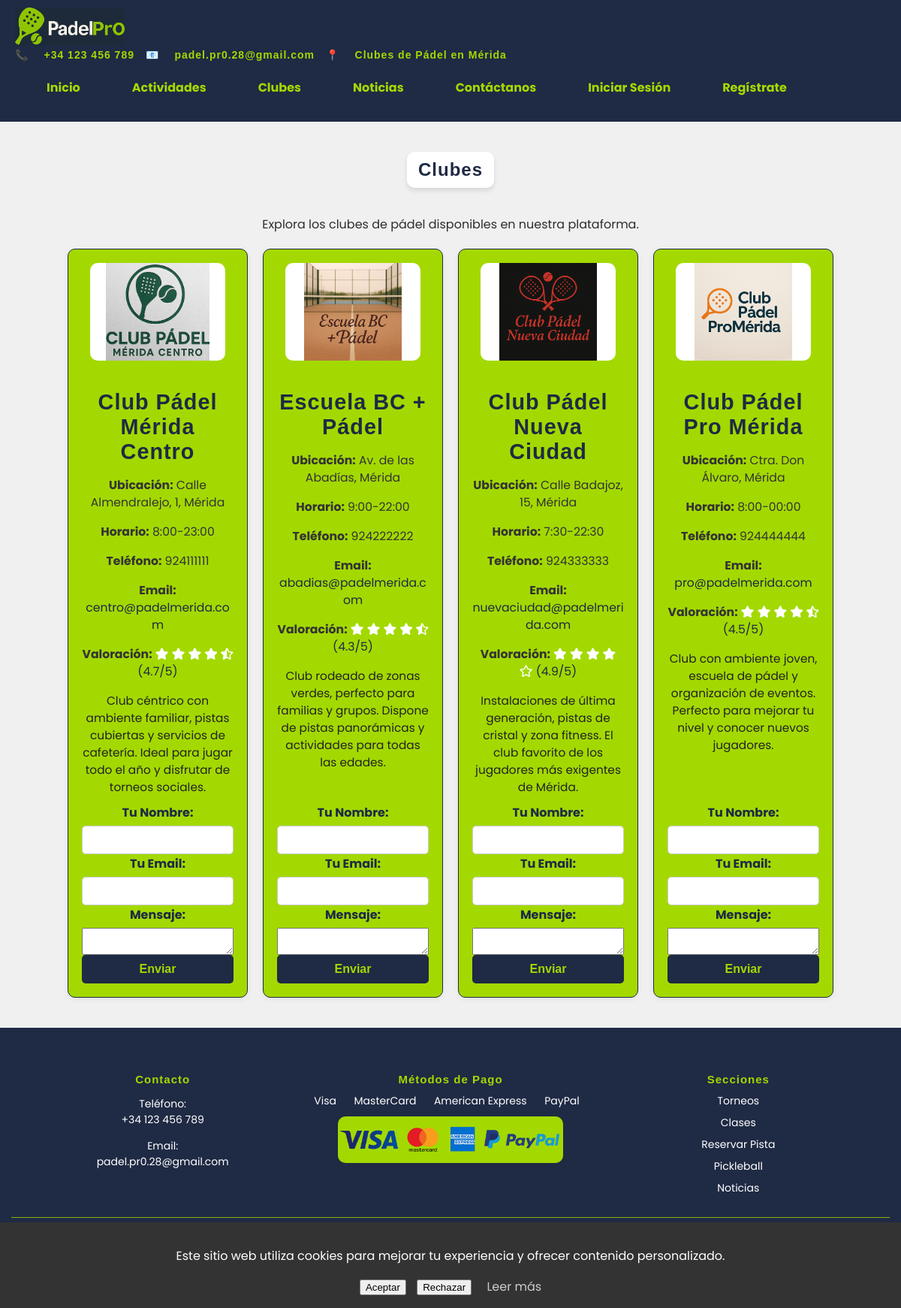
/clubes, run on the app's committed database.
### models.py (models this page shows)
class Club(db.Model):
    id = db.Column(db.Integer, primary_key=True)
    nombre = db.Column(db.String(100), nullable=False)
    ubicacion = db.Column(db.String(200), nullable=False)
    latitud = db.Column(db.Float)
    longitud = db.Column(db.Float)
    horario = db.Column(db.String(100))
    telefono = db.Column(db.String(20))
    email = db.Column(db.String(120))
    servicios = db.Column(db.Text)
    valoraciones = db.Column(db.Text)  # Guarda valoraciones como string separado por coma

### padel_app.py (the view)
@app.route('/clubes')
def clubes():
    clubes = Club.query.all()
    return render_template('clubes.html', clubes=clubes)

### padel_app.py (called while the page is built)
@app.before_request
def make_session_permanent():
    session.permanent = True

@app.context_processor
def inject_cookie_consent():
    return {'consent': request.cookies.get('cookie_consent')}

### templates/clubes.html (shortened to what this page needs)
{% extends "base.html" %}
{% block content %}
<h2 class="main-title">Clubes</h2>
<p>Explora los clubes de pádel disponibles en nuestra plataforma.</p>
<div class="club-list" style="display: flex; flex-wrap: wrap; gap: 20px; justify-content: center;">
    <div class="club" style="background:#A3D900; border:1px solid #1F2A44; border-radius:10px; padding:18px; width:240px; box-shadow:0 2px 8px #0001; display:flex; flex-direction:column; align-items:center;">
        <img src="{{ url_for('static', filename='images/PADEL_CENTRO.png') }}" alt="Imagen de {{ clubes[0].nombre }}" style="width:180px; height:130px; border-radius:10px; margin-bottom:10px; object-fit:contain; background:#fff; display:block;">
        <h3 style="margin-bottom:6px; color:#1F2A44;">{{ clubes[0].nombre }}</h3>
        <p style="font-size:0.98em; color:#333; margin-bottom:6px;"><strong>Ubicación:</strong> {{ clubes[0].ubicacion }}</p>
        <p style="font-size:0.98em; color:#333; margin-bottom:6px;"><strong>Horario:</strong> {{ clubes[0].horario or '8:00-23:00' }}</p>
        <p style="font-size:0.98em; color:#333; margin-bottom:6px;"><strong>Teléfono:</strong> {{ clubes[0].telefono }}</p>
        <p style="font-size:0.98em; color:#333; margin-bottom:6px;"><strong>Email:</strong> <a href="mailto:{{ clubes[0].email }}" style="color:#1F2A44;">{{ clubes[0].email }}</a></p>
        <p style="font-size:0.98em; color:#333; margin-bottom:6px;">
            <strong>Valoración:</strong>
            {% set estrellas = 4.7 %}
            {% set llenas = estrellas|int %}
            {% set media = 1 if estrellas - llenas >= 0.25 and estrellas - llenas < 0.75 else 0 %}
            {% set vacias = 5 - llenas - media %}
            {% for i in range(llenas) %}
                <i class="fas fa-star" style="color:#fff;"></i>
            {% endfor %}
            {% if media %}
                <i class="fas fa-star-half-alt" style="color:#fff;"></i>
            {% endif %}
            <span style="color:#1F2A44;">({{ estrellas }}/5)</span>
        </p>
        <p style="font-size:0.96em; color:#222; margin-bottom:10px;">
            Club céntrico con ambiente familiar, pistas cubiertas y servicios de cafetería. Ideal para jugar todo el año y disfrutar de torneos sociales.
        </p>
        <form method="POST" action="{{ url_for('contactar_club', club_id=clubes[0].id) }}" style="width:100%; margin-top:auto;">
            <label for="nombre1">Tu Nombre:</label>
            <input type="text" id="nombre1" name="nombre" required>
            <label for="email1">Tu Email:</label>
            <input type="email" id="email1" name="email" required>
            <label for="mensaje1">Mensaje:</label>
            <textarea id="mensaje1" name="mensaje" required></textarea>
            <button type="submit" class="btn" style="width:100%;">Enviar</button>
        </form>
    </div>
    <div class="club" style="background:#A3D900; border:1px solid #1F2A44; border-radius:10px; padding:18px; width:240px; box-shadow:0 2px 8px #0001; display:flex; flex-direction:column; align-items:center;">
        <img src="{{ url_for('static', filename='images/BC+PADEL.png') }}" alt="Imagen de {{ clubes[1].nombre }}" style="width:180px; height:130px; border-radius:10px; margin-bottom:10px; object-fit:contain; background:#fff; display:block;">
        <h3 style="margin-bottom:6px; color:#1F2A44;">{{ clubes[1].nombre }}</h3>
        <p style="font-size:0.98em; color:#333; margin-bottom:6px;"><strong>Ubicación:</strong> {{ clubes[1].ubicacion }}</p>
        <p style="font-size:0.98em; color:#333; margin-bottom:6px;"><strong>Horario:</strong> {{ clubes[1].horario or '9:00-22:00' }}</p>
        <p style="font-size:0.98em; color:#333; margin-bottom:6px;"><strong>Teléfono:</strong> {{ clubes[1].telefono }}</p>
        <p style="font-size:0.98em; color:#333; margin-bottom:6px;"><strong>Email:</strong> <a href="mailto:{{ clubes[1].email }}" style="color:#1F2A44;">{{ clubes[1].email }}</a></p>
        <p style="font-size:0.98em; color:#333; margin-bottom:6px;">
            <strong>Valoración:</strong>
            {% set estrellas = 4.3 %}
            {% set llenas = estrellas|int %}
            {% set media = 1 if estrellas - llenas >= 0.25 and estrellas - llenas < 0.75 else 0 %}
            {% set vacias = 5 - llenas - media %}
            {% for i in range(llenas) %}
                <i class="fas fa-star" style="color:#fff;"></i>
            {% endfor %}
            {% if media %}
                <i class="fas fa-star-half-alt" style="color:#fff;"></i>
            {% endif %}
            <span style="color:#1F2A44;">({{ estrellas }}/5)</span>
        </p>
        <p style="font-size:0.96em; color:#222; margin-bottom:10px;">
            Club rodeado de zonas verdes, perfecto para familias y grupos. Dispone de pistas panorámicas y actividades para todas las edades.
        </p>
        <form method="POST" action="{{ url_for('contactar_club', club_id=clubes[1].id) }}" style="width:100%; margin-top:auto;">
            <label for="nombre2">Tu Nombre:</label>
            <input type="text" id="nombre2" name="nombre" required>
            <label for="email2">Tu Email:</label>
            <input type="email" id="email2" name="email" required>
            <label for="mensaje2">Mensaje:</label>
            <textarea id="mensaje2" name="mensaje" required></textarea>
            <button type="submit" class="btn" style="width:100%;">Enviar</button>
        </form>
    </div>
    <div class="club" style="background:#A3D900; border:1px solid #1F2A44; border-radius:10px; padding:18px; width:240px; box-shadow:0 2px 8px #0001; display:flex; flex-direction:column; align-items:center;">
        <img src="{{ url_for('static', filename='images/NUEVA_CIUDAD.png') }}" alt="Imagen de {{ clubes[2].nombre }}" style="width:180px; height:130px; border-radius:10px; margin-bottom:10px; object-fit:contain; background:#fff; display:block;">
        <h3 style="margin-bottom:6px; color:#1F2A44;">{{ clubes[2].nombre }}</h3>
        <p style="font-size:0.98em; color:#333; margin-bottom:6px;"><strong>Ubicación:</strong> {{ clubes[2].ubicacion }}</p>
        <p style="font-size:0.98em; color:#333; margin-bottom:6px;"><strong>Horario:</strong> {{ clubes[2].horario or '7:30-22:30' }}</p>
        <p style="font-size:0.98em; color:#333; margin-bottom:6px;"><strong>Teléfono:</strong> {{ clubes[2].telefono }}</p>
        <p style="font-size:0.98em; color:#333; margin-bottom:6px;"><strong>Email:</strong> <a href="mailto:{{ clubes[2].email }}" style="color:#1F2A44;">{{ clubes[2].email }}</a></p>
        <p style="font-size:0.98em; color:#333; margin-bottom:6px;">
            <strong>Valoración:</strong>
            {% set estrellas = 4.9 %}
            {% set llenas = estrellas|int %}
            {% set media = 1 if estrellas - llenas >= 0.25 and estrellas - llenas < 0.75 else 0 %}
            {% set vacias = 5 - llenas - media %}
            {% for i in range(llenas) %}
                <i class="fas fa-star" style="color:#fff;"></i>
            {% endfor %}
            {% for i in range(vacias) %}
                <i class="far fa-star" style="color:#fff;"></i>
            {% endfor %}
            <span style="color:#1F2A44;">({{ estrellas }}/5)</span>
        </p>
        <p style="font-size:0.96em; color:#222; margin-bottom:10px;">
            Instalaciones de última generación, pistas de cristal y zona fitness. El club favorito de los jugadores más exigentes de Mérida.
        </p>
        <form method="POST" action="{{ url_for('contactar_club', club_id=clubes[2].id) }}" style="width:100%; margin-top:auto;">
            <label for="nombre3">Tu Nombre:</label>
            <input type="text" id="nombre3" name="nombre" required>
            <label for="email3">Tu Email:</label>
            <input type="email" id="email3" name="email" required>
            <label for="mensaje3">Mensaje:</label>
            <textarea id="mensaje3" name="mensaje" required></textarea>
            <button type="submit" class="btn" style="width:100%;">Enviar</button>
        </form>
    </div>
    <div class="club" style="background:#A3D900; border:1px solid #1F2A44; border-radius:10px; padding:18px; width:240px; box-shadow:0 2px 8px #0001; display:flex; flex-direction:column; align-items:center;">
        <img src="{{ url_for('static', filename='images/PRO_MERIDA.png') }}" alt="Imagen de {{ clubes[3].nombre }}" style="width:180px; height:130px; border-radius:10px; margin-bottom:10px; object-fit:contain; background:#fff; display:block;">
        <h3 style="margin-bottom:6px; color:#1F2A44;">{{ clubes[3].nombre }}</h3>
        <p style="font-size:0.98em; color:#333; margin-bottom:6px;"><strong>Ubicación:</strong> {{ clubes[3].ubicacion }}</p>
        <p style="font-size:0.98em; color:#333; margin-bottom:6px;"><strong>Horario:</strong> {{ clubes[3].horario or '8:00-00:00' }}</p>
        <p style="font-size:0.98em; color:#333; margin-bottom:6px;"><strong>Teléfono:</strong> {{ clubes[3].telefono }}</p>
        <p style="font-size:0.98em; color:#333; margin-bottom:6px;"><strong>Email:</strong><br>
            <a href="mailto:{{ clubes[3].email }}" style="color:#1F2A44;">{{ clubes[3].email }}</a>
        </p>
        <p style="font-size:0.98em; color:#333; margin-bottom:6px;">
            <strong>Valoración:</strong>
            {% set estrellas = 4.5 %}
            {% set llenas = estrellas|int %}
            {% set media = 1 if estrellas - llenas >= 0.25 and estrellas - llenas < 0.75 else 0 %}
            {% set vacias = 5 - llenas - media %}
            {% for i in range(llenas) %}
                <i class="fas fa-star" style="color:#fff;"></i>
            {% endfor %}
            {% if media %}
                <i class="fas fa-star-half-alt" style="color:#fff;"></i>
            {% endif %}
            <span style="color:#1F2A44;">({{ estrellas }}/5)</span>
        </p>
        <p style="font-size:0.96em; color:#222; margin-bottom:10px;">
            Club con ambiente joven, escuela de pádel y organización de eventos. Perfecto para mejorar tu nivel y conocer nuevos jugadores.
        </p>
        <form method="POST" action="{{ url_for('contactar_club', club_id=clubes[3].id) }}" style="width:100%; margin-top:auto;">
            <label for="nombre4">Tu Nombre:</label>
            <input type="text" id="nombre4" name="nombre" required>
            <label for="email4">Tu Email:</label>
            <input type="email" id="email4" name="email" required>
            <label for="mensaje4">Mensaje:</label>
            <textarea id="mensaje4" name="mensaje" required></textarea>
            <button type="submit" class="btn" style="width:100%;">Enviar</button>
        </form>
    </div>
</div>
{% endblock %}

### templates/base.html (shortened to what this page needs)
<!DOCTYPE html>
<html lang="en">
<head>
    <link rel="stylesheet" href="{{ url_for('static', filename='css/styles.css') }}">
    <link rel="stylesheet" href="https://cdnjs.cloudflare.com/ajax/libs/font-awesome/5.15.4/css/all.min.css">
</head>
<body>
    <header>
        <div class="header-left">
            <h1>
                <a href="{{ url_for('home_redirect') }}" class="logo-link">
                    <img src="{{ url_for('static', filename='images/log1.png') }}" alt="PadelPro Logo" class="logo-image">
                </a>
            </h1>
            <div class="contact-info-header">
                <span class="icon">📞</span> +34 123 456 789
                <span class="icon">📧</span> padel.pr0.28@gmail.com
                <span class="icon">📍</span> Clubes de Pádel en Mérida
            </div>
        </div>
        <nav class="navbar">
            <ul class="nav-menu">
                <li><a href="{{ url_for('home_redirect') }}">Inicio</a></li>
        <li class="dropdown">
            <a href="{{ url_for('actividades') }}">Actividades</a>
        </li>
                <li><a href="{{ url_for('clubes') }}">Clubes</a></li>
                <li><a href="{{ url_for('noticias') }}">Noticias</a></li>
                <li><a href="{{ url_for('contacto') }}">Contáctanos</a></li>
                {% if not session.get('usuario') %}
                    <li><a href="{{ url_for('login') }}">Iniciar Sesión</a></li>
                    <li><a href="{{ url_for('register') }}">Regístrate</a></li>
                {% endif %}
            </ul>
        </nav>
    </header>
    <main>
        {% block content %}{% endblock %}
    </main>
    <footer class="footer">
        <div class="footer-container">
            <div class="footer-section">
                <h4>Contacto</h4>
                <p>Teléfono: <a href="tel:+34987654321">+34 123 456 789</a></p>
                <p>Email: <a href="mailto:info@padelclub.com">padel.pr0.28@gmail.com</a></p>
            </div>
            <div class="footer-section">
                <h4>Métodos de Pago</h4>
                <div class="payment-names">
                    <span>Visa</span>
                    <span>MasterCard</span>
                    <span>American Express</span>
                    <span>PayPal</span>
                </div>
                <div class="payment-methods">
                    <img src="{{ url_for('static', filename='images/payment-methods.png') }}" alt="Métodos de Pago">
                </div>
            </div>
            <div class="footer-section">
                <h4>Secciones</h4>
                <ul>
                    <li><a href="{{ url_for('torneos') }}">Torneos</a></li>
                    <li><a href="{{ url_for('clases') }}">Clases</a></li>
                    <li><a href="{{ url_for('reservar_pista') }}">Reservar Pista</a></li>
                    <li><a href="{{ url_for('pickleball') }}">Pickleball</a></li>
                    <li><a href="{{ url_for('noticias') }}">Noticias</a></li>
                </ul>
            </div>
        </div>
        <div class="footer-bottom">
    <p>
        <a href="{{ url_for('aviso_legal') }}">Aviso Legal</a> |
        <a href="{{ url_for('politica_cookies') }}">Política de Cookies</a>
    </p>
</div>
    </footer>
    {% if consent not in ['accepted', 'rejected'] %}
<div id="cookie-banner" style="position: fixed; bottom: 0; left: 0; right: 0; background: #333; color: white; padding: 1em; text-align: center; z-index: 9999;">
    <p>Este sitio web utiliza cookies para mejorar tu experiencia y ofrecer contenido personalizado.</p>
    <button id="btn-accept" style="margin-right: 10px; cursor: pointer;">Aceptar</button>
    <button id="btn-reject" style="cursor: pointer;">Rechazar</button>
    <a href="{{ url_for('politica_cookies') }}" style="color: #ccc; margin-left: 1em;">Leer más</a>
</div>
{% endif %}
</body>
</html>

### templates/clubes.html (style rules this page uses)
body { background-image: none !important; background-color: #f0f0f0 !important; }

### data on the page
Club: nombre "Club Pádel Mérida Centro", ubicacion "Calle Almendralejo, 1, Mérida", horario "8:00-23:00", telefono "924111111", email "centro@padelmerida.com"
Club: nombre "Escuela BC + Pádel", ubicacion "Av. de las Abadías, Mérida", horario "9:00-22:00", telefono "924222222", email "abadias@padelmerida.com"
Club: nombre "Club Pádel Nueva Ciudad", ubicacion "Calle Badajoz, 15, Mérida", horario "7:30-22:30", telefono "924333333", email "nuevaciudad@padelmerida.com"
Club: nombre "Club Pádel Pro Mérida", ubicacion "Ctra. Don Álvaro, Mérida", horario "8:00-00:00", telefono "924444444", email "pro@padelmerida.com"

### other printed values
{{ estrellas }} "4.7"
{{ estrellas }} "4.3"
{{ estrellas }} "4.9"
{{ estrellas }} "4.5"
